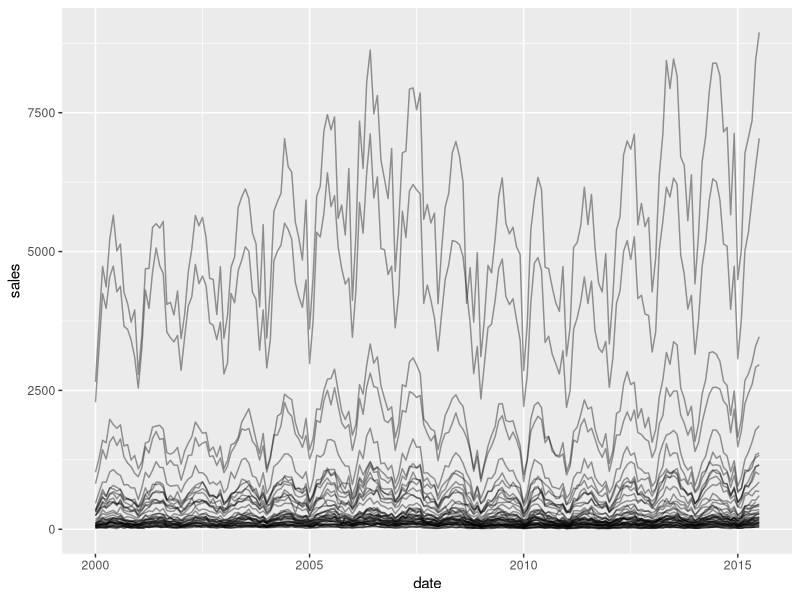

This figure's R source:
## ---- chunk 1
library(ggplot2)
g <- ggplot(txhousing, aes(x = date, y = sales, group = city)) +
  geom_line(alpha = 0.4)
g
